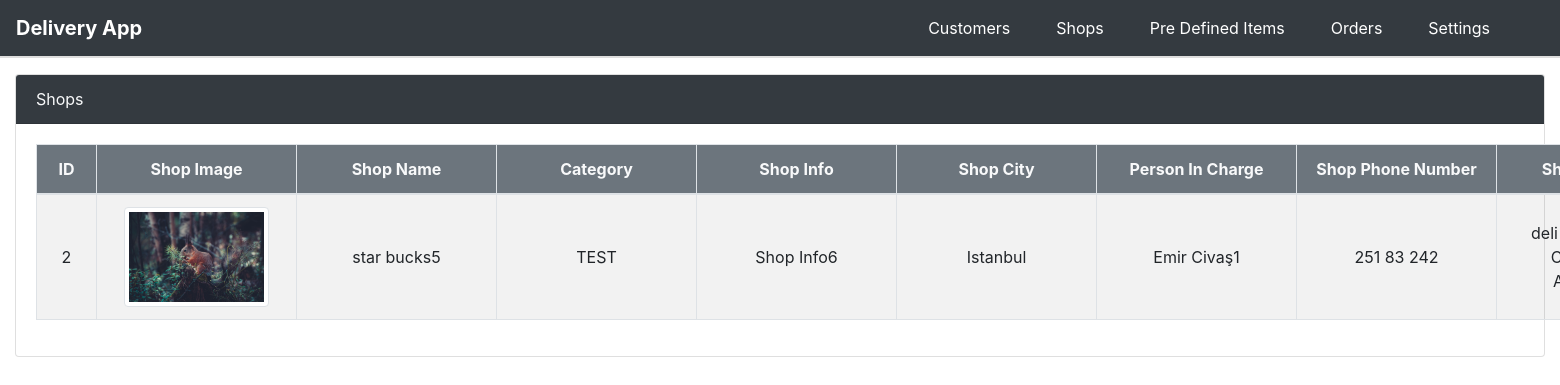
Screenshot of /listShops.php (signed in) with the database file from the repository.
### tables this page shows
CREATE TABLE `shops` (
  `id` int(11) NOT NULL AUTO_INCREMENT,
  `cat_id` int(11) DEFAULT NULL,
  `shop_name` varchar(255) DEFAULT NULL,
  `shop_img` varchar(255) DEFAULT '',
  `shop_info` varchar(255) DEFAULT NULL,
  `shop_adr` varchar(255) DEFAULT NULL,
  `shop_city` varchar(255) DEFAULT NULL,
  `shop_loc` varchar(255) DEFAULT NULL,
  `shop_active_start` varchar(255) DEFAULT NULL,
  `shop_active_end` varchar(255) DEFAULT NULL,
  `shop_js` varchar(255) DEFAULT '',
  `can_serve` varchar(255) DEFAULT NULL,
  `person` varchar(255) DEFAULT '',
  `tel` varchar(255) DEFAULT NULL,
  `un` varchar(255) DEFAULT NULL,
  `pw` varchar(255) DEFAULT NULL,
  PRIMARY KEY (`id`)
);

### listShops.php (the view, shortened to what this page needs)
<?php
include 'func.php';
$c = getDB();
$rs = qWMR("select
s.id,
s.cat_id,
(select cat_name from categories where id = s.cat_id) as 'cat_name',
s.shop_name,
s.shop_img,
s.shop_info,
s.shop_adr,
s.shop_city,
s.person,
s.tel,
(select city_name from cities where id = s.shop_city) as 'city_name',
s.shop_loc,
s.shop_active_start,
s.shop_active_end,
s.can_serve
from
shops s;
", null, $c);
?>
<div class="row mt-3">
    <div class="col-12">
        <div class="card">
            <div class="card-header bg-dark text-light">Shops</div>
            <div class="card-body">
                <table id="tbl" class="table table-bordered table-hover table-striped">
                    <thead class="bg-secondary text-light">
                        <tr>
                            <th class='id text-center'>ID</th>
                            <th class='text-center'>Shop Image</th>
                            <th class='text-center'>Shop Name</th>
                            <th class='text-center'>Category</th>
                            <th class='text-center'>Shop Info</th>
                            <th class='text-center'>Shop City</th>
                            <th class='text-center'>Person In Charge</th>
                            <th class='text-center'>Shop Phone Number</th>
                            <th class='text-center'>Shop Address</th>
                        </tr>
                    </thead>
                    <tbody>
                        <?php
                        foreach($rs as $r)
                        {
                            ?>
                        <tr>
                        <td class='id text-center' style="vertical-align: middle"><?=$r['id'];?></td>
                        <td  class='text-center' style="vertical-align: middle;text-align:center"><img src='<?=$r['shop_img'];?>' class='img-thumbnail' style='max-width:100%;max-height:100px'</td>
                        <td  class='text-center' style="vertical-align: middle"><?=$r['shop_name'];?></td>
                        <td  class='text-center' style="vertical-align: middle"><?=$r['cat_name'];?></td>
                        <td  class='text-center' style="vertical-align: middle"><?=$r['shop_info'];?></td>
                        <td  class='text-center' style="vertical-align: middle"><?=$r['city_name'];?></td>
                        <td  class='text-center' style="vertical-align: middle"><?=$r['person'];?></td>
                        <td  class='text-center' style="vertical-align: middle"><?=$r['tel'];?></td>
                        <td  class='text-center' style="vertical-align: middle"><?=$r['shop_adr'];?></td>
                        </tr>
                            <?php
                        }
                        ?>
                    </tbody>
                </table>
            </div>
        </div>
    </div>
</div>

### listShops.php (style rules this page uses)
tr { cursor:pointer; }
th, td { min-width: 200px !important; }
th.id, td.id { min-width: 60px !important }

### rows the page displays
shops: id "2", shop_img (picture), shop_name "star bucks5", cat_name "TEST", shop_info "Shop Info6", city_name "Istanbul", person "Emir Civaş1", tel "251 83 242", shop_adr "deli…"
